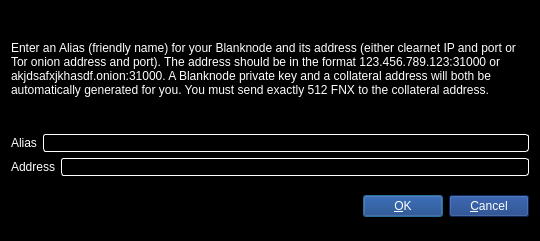
<?xml version="1.0" encoding="UTF-8"?>
<ui version="4.0">
 <class>AddEditBlankNode</class>
 <widget class="QDialog" name="AddEditBlankNode">
  <property name="geometry">
   <rect>
    <x>0</x>
    <y>0</y>
    <width>540</width>
    <height>241</height>
   </rect>
  </property>
  <property name="windowTitle">
   <string>Add/Edit Blanknode</string>
  </property>
  <property name="styleSheet">
   <string notr="true">color: rgb(255, 255, 255);
background-color: rgb(0, 0, 0);
alternate-background-color: rgb(0, 0, 0);</string>
  </property>
  <property name="modal">
   <bool>true</bool>
  </property>
  <layout class="QVBoxLayout" name="verticalLayout">
   <item>
    <layout class="QVBoxLayout" name="verticalLayout_2">
     <property name="topMargin">
      <number>0</number>
     </property>
     <property name="bottomMargin">
      <number>0</number>
     </property>
     <item>
      <widget class="QLabel" name="label_3">
       <property name="sizePolicy">
        <sizepolicy hsizetype="Preferred" vsizetype="Expanding">
         <horstretch>0</horstretch>
         <verstretch>0</verstretch>
        </sizepolicy>
       </property>
       <property name="text">
        <string>&lt;html&gt;&lt;head/&gt;&lt;body&gt;&lt;p&gt;Enter an Alias (friendly name) for your Blanknode and its address (either clearnet IP and port or Tor onion address and port).  The address should be in the format 123.456.789.123:31000 or akjdsafxjkhasdf.onion:31000.  A Blanknode private key and a collateral address will both be automatically generated for you.  You must send exactly 512 FNX to the collateral address.&lt;/p&gt;&lt;/body&gt;&lt;/html&gt;</string>
       </property>
       <property name="wordWrap">
        <bool>true</bool>
       </property>
      </widget>
     </item>
     <item>
      <layout class="QHBoxLayout" name="horizontalLayout">
       <property name="bottomMargin">
        <number>0</number>
       </property>
       <item>
        <widget class="QLabel" name="label">
         <property name="text">
          <string>Alias</string>
         </property>
        </widget>
       </item>
       <item>
        <widget class="QLineEdit" name="aliasLineEdit">
         <property name="styleSheet">
          <string notr="true">background: rgb(0,0,0); color: rgb(255,255,255); border: 1px inset white; border-radius: 3px; margin: 0px;</string>
         </property>
        </widget>
       </item>
      </layout>
     </item>
     <item>
      <layout class="QHBoxLayout" name="horizontalLayout_2">
       <property name="bottomMargin">
        <number>0</number>
       </property>
       <item>
        <widget class="QLabel" name="label_2">
         <property name="text">
          <string>Address</string>
         </property>
        </widget>
       </item>
       <item>
        <widget class="QLineEdit" name="addressLineEdit">
         <property name="styleSheet">
          <string notr="true">background: rgb(0,0,0); color: rgb(255,255,255); border: 1px inset white; border-radius: 3px; margin: 0px;</string>
         </property>
        </widget>
       </item>
      </layout>
     </item>
     <item>
      <layout class="QHBoxLayout" name="horizontalLayout_3">
       <property name="bottomMargin">
        <number>0</number>
       </property>
      </layout>
     </item>
    </layout>
   </item>
   <item>
    <layout class="QHBoxLayout" name="horizontalLayout_Buttons">
     <item>
      <spacer name="horizontalSpacer_1">
       <property name="orientation">
        <enum>Qt::Horizontal</enum>
       </property>
       <property name="sizeHint" stdset="0">
        <size>
         <width>40</width>
         <height>48</height>
        </size>
       </property>
      </spacer>
     </item>
     <item>
      <widget class="QLabel" name="statusLabel">
       <property name="font">
        <font>
         <weight>75</weight>
         <bold>true</bold>
        </font>
       </property>
       <property name="text">
        <string/>
       </property>
       <property name="textFormat">
        <enum>Qt::PlainText</enum>
       </property>
       <property name="wordWrap">
        <bool>true</bool>
       </property>
      </widget>
     </item>
     <item>
      <spacer name="horizontalSpacer_2">
       <property name="orientation">
        <enum>Qt::Horizontal</enum>
       </property>
       <property name="sizeHint" stdset="0">
        <size>
         <width>40</width>
         <height>48</height>
        </size>
       </property>
      </spacer>
     </item>
     <item>
      <widget class="QPushButton" name="okButton">
       <property name="styleSheet">
        <string notr="true">color: rgb(255, 255, 255);
background-color: rgb(15,55,126);
alternate-background-color: rgb(15,55,126);</string>
       </property>
       <property name="text">
        <string>&amp;OK</string>
       </property>
      </widget>
     </item>
     <item>
      <widget class="QPushButton" name="cancelButton">
       <property name="styleSheet">
        <string notr="true">color: rgb(255, 255, 255);
background-color: rgb(15,55,126);
alternate-background-color: rgb(15,55,126);</string>
       </property>
       <property name="text">
        <string>&amp;Cancel</string>
       </property>
       <property name="autoDefault">
        <bool>false</bool>
       </property>
      </widget>
     </item>
    </layout>
   </item>
  </layout>
 </widget>
 <resources/>
 <connections/>
</ui>
